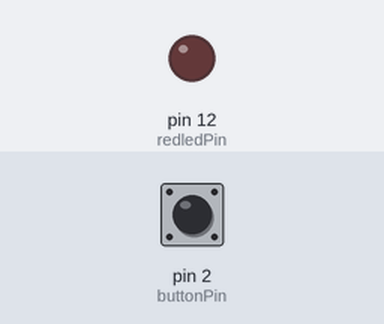
This sketch was run on a simulated Arduino Uno, built with avr-gcc and run on an emulated ATmega328P. Shown: output pins drawn as LEDs (lit = HIGH). The inputs (shaded band) are chosen by the test bench; at power-on: pin 2 (buttonPin) LOW. Random numbers use the default seed unless the sketch sets one.

Above: at 1.2 s.
1.3 s: pin 2 (buttonPin) pulled HIGH for 0.15 s
At 1.37 s:
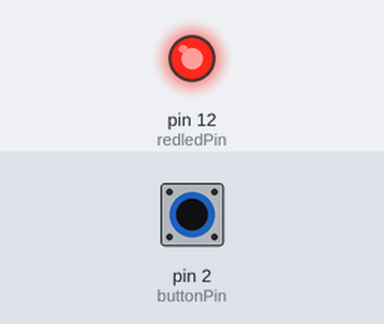
2.9 s: pin 2 (buttonPin) pulled HIGH for 3.2 s
At 7.3 s:
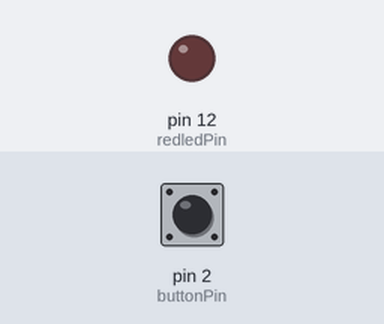
Timing chart, 0 to 8.8 s (numbered marks = the images above; inputs shaded):
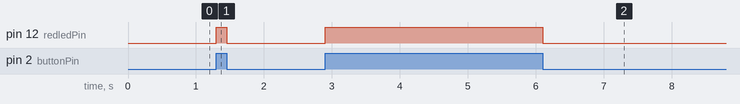

The sketch:

button_light.ino
```cpp
// aaaaa

const int buttonPin = 2;  // the number of the pushbutton pin
const int redledPin = 12;    // the number of the LED pin
const int blueledpin =13;

// variables will change:
int buttonState = 0;  // variable for reading the pushbutton status

void setup() {
  Serial.begin(9600);
  // initialize the LED pin as an output:
  pinMode(redledPin, OUTPUT);
  // initialize the pushbutton pin as an input:
  pinMode(buttonPin, INPUT);
}

void loop() {
  // read the state of the pushbutton value:
  buttonState = digitalRead(buttonPin);

  // check if the pushbutton is pressed. If it is, the buttonState is HIGH:
  if (buttonState == HIGH) {
    // turn LED on:
    digitalWrite(redledPin, HIGH);
  } else {
    // turn LED off:
    digitalWrite(redledPin, LOW);
  }
}
```

LinkedList.h
```cpp
#pragma once


struct Data {
    int EmployeeNumber;
    char EmployeeName[16];
};

struct LinkedListNode {

    struct LinkedListNode* NextNode;
    struct LinkedListNode* PreviousNode;
    struct Data ListData;
    int index;
};


struct Data GenerateData();

struct LinkedListNode* createNode(struct Data);

struct LinkedListNode* insertFront(struct LinkedListNode* list, struct Data data);
struct LinkedListNode* insertBack(struct LinkedListNode* list, struct Data data);
//struct LinkedListNode* insertIndex(struct LinkedListNode* list, int index, struct Data data);
void insertIndex(struct LinkedListNode* list, int index, struct Data data);

void removeFront(struct LinkedListNode* list);
void removeBack(struct LinkedListNode* list);
void removeIndex(struct LinkedListNode* list, int index);

void printList(struct LinkedListNode* list);
void printNode(struct LinkedListNode* node);
```

LinkedListFunc.c
```cpp
#include "LinkedList.h"
#include <stddef.h>
#include <stdlib.h>
#include <string.h>
#include <stdio.h>

struct Data GenerateData() {

    struct Data data;

    int ids[] = {101, 202, 303, 404, 505, 606, 707, 808};

    char* names[] = {
        "Alex", "Jordan", "Sam", "Taylor",
        "Riley", "Casey", "Morgan", "Avery"
    };

    int idIndex = rand() % 8;
    int nameIndex = rand() % 8;

    data.EmployeeNumber = ids[idIndex];

    strcpy(data.EmployeeName, names[nameIndex]);

    return data;
}


struct LinkedListNode* createNode(struct Data data) {
    struct LinkedListNode* node = malloc(sizeof(struct LinkedListNode));

    node->NextNode = NULL;
    node->PreviousNode = NULL;
    node->ListData = data;
    node->index = 0;

    return node;
}


// remember the temp is the node before we do anything
struct LinkedListNode* insertFront(struct LinkedListNode* list, struct Data data) {

    struct LinkedListNode* temp = list;

    while (temp->PreviousNode != NULL) {
        temp = temp->PreviousNode;
    }

    struct LinkedListNode* newNode = createNode(data);

    newNode->NextNode = temp;
    newNode->PreviousNode = NULL;

    temp->PreviousNode = newNode;

    while (temp != NULL) {
        temp->index += 1;
        temp = temp->NextNode;
    }
    return newNode;
}

struct LinkedListNode* insertBack(struct LinkedListNode* list, struct Data data) {

    struct LinkedListNode* temp = list;

    while (temp->NextNode != NULL) {
        temp = temp->NextNode;
    }
    struct LinkedListNode* newNode = createNode(data);

    //
    newNode->NextNode = NULL;
    newNode->PreviousNode = temp;
    newNode->index = temp->index+1;
    return newNode;

}


/*struct LinkedListNode* */ void insertIndex(struct LinkedListNode* list, int index, struct Data data) {
    struct LinkedListNode* temp = list;

    while (temp != NULL) {
        if (temp->index == index) {
            struct LinkedListNode* newNode = createNode(data); //This is the node that was asked to be made, we just need to update the suronding nodes


        }
        else {
            if (temp->NextNode == NULL){
                printf("Out of bounds of this list");
            }
            else {
                temp = temp->NextNode;
            }
        }
    }

    printNode(temp);
}


void printList(struct LinkedListNode* node) {

    struct LinkedListNode* temp = node;

    while (temp != NULL) {

        printf(
            "EmployeeNumber: %d, Name: %s, Index: %d\n",
            temp->ListData.EmployeeNumber,
            temp->ListData.EmployeeName,
            temp->index
        );

        temp = temp->NextNode;
    }
}
void printNode(struct LinkedListNode* node) {

    if (node == NULL) {
        printf("Node is null");
    }

    printf("EmployeeNumber: %d, Name: %s, Index %d\n",
        node->ListData.EmployeeNumber,
        node->ListData.EmployeeName,
        node->index
    );
}
```

Measured:
- after the input at 1.3 s, pin 12 (redledPin): LOW → HIGH at once, → LOW 0.15 s later
- after the input at 2.9 s, pin 12 (redledPin): LOW → HIGH at once, → LOW 3.2 s later
